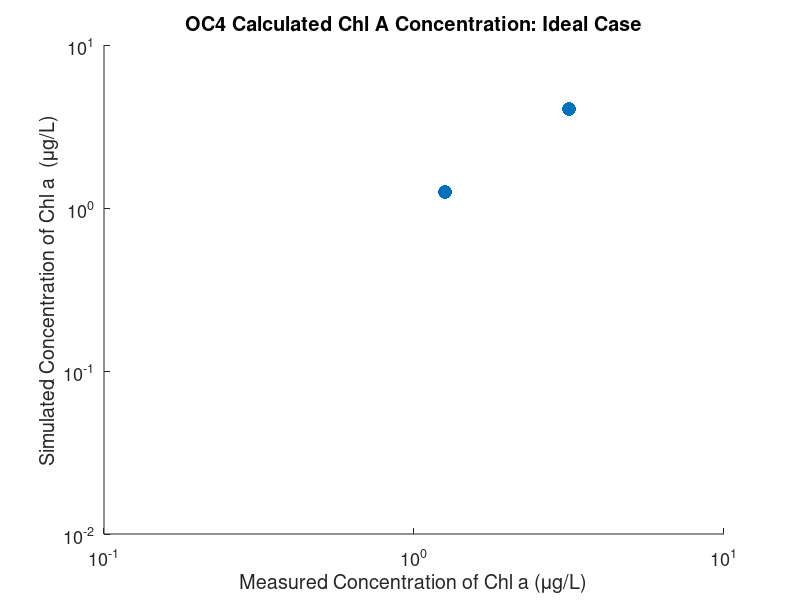

Source code (MATLAB): (Note: this script raises an error after producing the figure.)
%This is a test to see if pushing from master will save last commmit
clc;
%clear all;
% input data, put all input data here, so that we can easily input all of
% the different parameters, I should somehow force the user to input
% correctly 


%set the camera paramters here
fullWellCapacity = 16408; %Camera Specific 
electronsPerPixel=0; % Sets initial electrons per pixel
%exposure = 10*10^-6 + .015

%create arrays 
loopCounter=0
iterations=200
electronsPerPixel_Exposure550=zeros(iterations,10);
sensitivity550=zeros(iterations,10);

%more output array setup
outputCell{1,2}='Electrons per pixel';
photonCountLoc=2
photonShotNoiseLoc=3
electronCountLoc=4;
fullWellCapExcLoc=5;
absSensLoc=6;
SNRWarningLoc=7;
overallSNRLoc=8;
countedPhotonLoc=9
inputRadianceLoc=10
calculatedRadianceLoc=11
calculatedRrsLoc=12
calculatedConcentration_OC4Loc=13
calculatedConcentration_Camera_OC4Loc=14
calculatedRrsSLoc = 15
calculatedChlaSLoc = 16
calculatedRrsDLoc = 17
calculatedChlaDLoc = 18

outputCell=cell(11,3);
outputCell{1,1}='Water Leaving Radiances From 0 to 50 mg/m^3 using a 1380H Camera';
outputCell{electronCountLoc,1}='Electron Count';%'Full Well Capacity';'OverallS SNR';'Absolute Sensitivity']
outputCell{fullWellCapExcLoc,1}='Full Well Capacity Exceeded?';
outputCell{absSensLoc,1}='Absolute Sensitivity';
outputCell{overallSNRLoc,1}='Overall SNR';
outputCell{SNRWarningLoc,1}='Below 7 SNR ratio?';
outputCell{photonCountLoc,1}='Photon Count';
outputCell{photonShotNoiseLoc,1}='photon shot noise';
outputCell{countedPhotonLoc,1}='Counted photons after bit representation';
outputCell{inputRadianceLoc,1} = 'input radiance';
outputCell{calculatedRadianceLoc,1} = 'calcualted radiance';
outputCell{calculatedRrsLoc,1} = 'calcualted Rrs)';
outputCell{calculatedConcentration_OC4Loc,1} = 'calcualted chl a OC4';
outputCell{calculatedConcentration_Camera_OC4Loc,1} = 'calcualted Chl a From Camera OC4';
outputCell{calculatedRrsSLoc,1} = 'calcualted Rrs Including Shot noise';
outputCell{calculatedChlaSLoc,1} = 'calcualted Chl a Including Shot noise (95%)';

outputCell{calculatedRrsDLoc,1} = 'calcualted Rrs Including Shot noise (-)';
outputCell{calculatedChlaDLoc,1} = 'calcualted Chl a Including Shot noise (95%) (-)';
outputCell{1,2}='440 at 0 ug/L';%'Full Well Capacity';'OverallS SNR';'Absolute Sensitivity']
outputCell{1,3}='550 at 0 ug/L';
outputCell{1,4}='510 at 5 ug/L';
outputCell{1,5}='550 at 5 ug/L';
outputCell{1,6}='510 at 10 ug/L';
outputCell{1,7}='550 at 10 ug/L';
outputCell{1,8}='440 at 1 ug/L';
outputCell{1,9}='550 at 1 ug/L';
outputCell{1,10}='440 at .1 ug/L';
outputCell{1,11}='550 at .1 ug/L';
outputCell{1,12}='440 at .5 ug/L';
outputCell{1,13}='550 at .5 ug/L';

minNumber443=2;
maxNumber443=3;
minNumber550=4;
maxNumber550=5;
minNumber680=6;
maxNumber680=7;
minNumber760=8;
maxNumber760=9;

%Varying Constraints
SNRWarningLevel = 7
%physics dependent variables min/max ar 443, 550, 680, 760 nm
% inputRadiance1=.001; %W/m^2/sr/nm
% inputRadiance2=.045; %W/m^2/sr/nm
% inputRadiance3=.001; %W/m^2/sr/nm
% inputRadiance4=.01;  %W/m^2/sr/nm
% inputRadiance5=.00008;
% inputRadiance6=.01;
% inputRadiance7=.000005;
% inputRadiance8=.003;
% 
%input radiance from graph -at 550 nm over different concentrations
% inputRadiance1=.001; %W/m^2/sr/nm
% inputRadiance2=.002; %W/m^2/sr/nm
% inputRadiance3=.0025; %W/m^2/sr/nm
% inputRadiance4=.0025;  %W/m^2/sr/nm
% inputRadiance5=.003;
% inputRadiance6=.0035;
% inputRadiance7=.01;
% inputRadiance8=.01;

%input radiance from graph -at concentration of 10 micrograms per liter nm over different concentrations
inputRadiance1=.028; %W/m^2/sr/nm 440nm at 0 ug/L 1 5 6 4 2 3 
inputRadiance2=.002; %W/m^2/sr/nm 550n at 0 ug/L
inputRadiance3=.002; %W/m^2/sr/nm 510nm at 5 ug/L 2
inputRadiance4=.003;  %W/m^2/sr/nm 550nm at 5 ug/L
inputRadiance5=.0023; %W/m^2/sr/nm 510n at 10 ug/L 3 
inputRadiance6=.00325; %W/m^2/sr/nm 550n at 10 ug/L
inputRadiance7=.0023; %W/m^2/sr/nm 440 at 1 ug/L 4
inputRadiance8=.0023;  %W/m^2/sr/nm 550 at 1 ug/L
inputRadiance9=.01; %W/m^2/sr/nm 440 at .1 ug/L 5 
inputRadiance10=.00225;  %W/m^2/sr/nm 550 at .1 ug/L
inputRadiance11=.004; %W/m^2/sr/nm 440 at .5 ug/L 6 
inputRadiance12=.0029;  %W/m^2/sr/nm 550 at .5 ug/L



radianceMatrix=[inputRadiance1;inputRadiance2; inputRadiance3;inputRadiance4;inputRadiance5;inputRadiance6;inputRadiance7;inputRadiance8;inputRadiance9;inputRadiance10;inputRadiance11;inputRadiance12]%;inputRadiance4;inputRadiance5;inputRadiance6;inputRadiance7;inputRadiance8];
conversionFactor = (1/1000)*(10000/1)*(1/1000)%mW/cm^2/microMeter/sr to W/m^2/sr/nm

%
c=3 * 10^8;
h=6.626 * 10^-34;
wavelengthMatrix = [440;550;510;550;510;550;440;550;440;550;440;550].* 10^-9;
typicalWavespeed = 2.5 ; %m/s speed of oean waves
desiredFOVWidth = 200; %meters

%atmospheric path radiance from ocean optics figure 2 http://www.oceanopticsbook.info/view/remote_sensing/the_atmospheric_correction_problem
atmosphericPathRadianceMatrix = [.005/15;.005/30;.005/30;.005/30;.005/30;.005/30;.005/15;.005/30;.005/15;.005/30;.005/15;.005/30;] % w/m^2/nm
%atmosphericPathRadianceMatrix = [0;0;0;0;0;0;0;0;0;0;0;0;] % w/m^2/nm

%Operationally dependent variables
altitude=100; %meters, the FAAA has a 400 foot maximum currently
numberOfCameras = 2; %system calculations
flightDuration = 1; %hours

%Camera dependent variables
bytesPerPixel = 2;
bitCount= 12;
counts=2^bitCount
electronsPerCount=fullWellCapacity/counts; %correct?

%Interface dependent variables
maxByteRate = 80 * 10^6;

%Light Sensor dependent variables
pixelWidth= 6.45*10^-6; %meters. generally 5-10 um, same height/width
pixelHeight= pixelWidth;%125*10^-6;
pixelArea=pixelWidth^2;%*pixelHeight; %meters
transmissionCoefficient= 80; %paper said generally 70-90% (aka optical efficiency of the sensor
opticalElementEfficiency=.92*.93*.93*.62*.85%percent of light that gets through the optical elements (window (n-bk7 92%),dichroic (93%),bandpass,lens (93%),IRfilter)
sensorHeight = 6.6*10^-3;
sensorWidth  = 8.8*10^-3;
pixelCount=1384*1036;
quantumEfficiency525 = .65;
quantumEfficiency=[.61,.62,.64,.62,.64,.62,.61,.62,.61,.62,.61,.62] %icx285 http://blog.astrofotky.cz/pavelpech/files/2013/03/QE_PBernhard.jpg at 510/550/440/550
%quantumEfficiency = [quantumEfficiency525*.7;quantumEfficiency525*.7;quantumEfficiency525;quantumEfficiency525;quantumEfficiency525*.75;quantumEfficiency525*.75;quantumEfficiency525*.5;quantumEfficiency525*.5]
%fullWellCapacity = 16408;
electronCurrent=5 ;%electrons/second, dependent on temperature
readNoise = 11.9;
%readNoise = 0
%Optics dependent variables
focalLength = 25*10^-3; %meters Larger focal length gives better resolution
fNumber=1.4;
diameterOfAperture = focalLength/fNumber;
viewingAngle= 2*atan(sensorWidth/(2*focalLength))*180/pi/2; %atleast 114.2 degrees for f = .005
filterBandwidth = 10; %nanometers
%exposure = 5*10^-3;

% calculated geometries
FOVWidth=altitude*tan(viewingAngle/180*pi*2/2)*2;
FOVHeight = FOVWidth*40.16/52.06
FOVDiagonal = sqrt(FOVWidth^2+FOVHeight^2)
stationaryResolution= FOVWidth^2/(pixelCount)*10000;%centimeters squared per pixel

%Optimal focal length calculator
 magnification=sensorWidth/FOVWidth;
 calculatedRequiredFocalLength = (sensorWidth*altitude)/(desiredFOVWidth);
 finiteFNumber=fNumber*(magnification+1);
 
 if(finiteFNumber>fNumber*1.05)
     disp('Warning: Finite F Number significantly larger than infinite fNumber');
 end
 
 focalLength400 = .98*focalLength;
 focalLength550 = 1.005*focalLength;
 focalLength700 = 1.02*focalLength;
 focalLengthDifference=focalLength700-focalLength400;
 
 %power consumption calculator
 microcontrollerPowerConsumption=5; %watts
 cameraPowerConsumption = 3.5; %watts
 hardwarePowerConsumption = 1.5 %watts, exaggerated
 
 totalPowerConsumption=numberOfCameras*(cameraPowerConsumption)+ hardwarePowerConsumption + microcontrollerPowerConsumption*numberOfCameras; %watts

 totalEnergy = totalPowerConsumption*flightDuration; %watt*hours (Joules)
 
 %goes through multiple exposure values
% electronsPerPixel_Exposure{loopCounter+1,2} = 0;
%while(exposure < .03*200/150)
%setup of output matrix

%downwelling radiance at the ocean surface for 30 degrees from zenith,
%calculated from input
downwellingIrradiance_30 = [1.15, 1.45, 1.45, 1.45,1.45, 1.45, 1.15, 1.45,1.15, 1.45,1.15, 1.45]%W per meter squared per nanometer. 510, 550, 680, 760,,, 510 =1.45

remoteSensingReflectance = [radianceMatrix(1)/downwellingIrradiance_30(1),radianceMatrix(2)/downwellingIrradiance_30(2)] %440/550
a_coeff=[.3255,-2.7677,2.4409,-1.1288,-.499]
log_10_chla= a_coeff(1)+a_coeff(2)*log10(remoteSensingReflectance(1)/remoteSensingReflectance(2))^1+a_coeff(3)*log10(remoteSensingReflectance(1)/remoteSensingReflectance(2))^2+a_coeff(4)*log10(remoteSensingReflectance(1)/remoteSensingReflectance(2))^3+a_coeff(5)*log10(remoteSensingReflectance(1)/remoteSensingReflectance(2))^4
chl_a_concentration = 10^(log_10_chla) %mg/m^3 or ug/L
outputCell{calculatedConcentration_OC4Loc,2} = chl_a_concentration;

remoteSensingReflectance = [radianceMatrix(3)/downwellingIrradiance_30(3),radianceMatrix(4)/downwellingIrradiance_30(4)] %440/550
a_coeff=[.3255,-2.7677,2.4409,-1.1288,-.499]
log_10_chla= a_coeff(1)+a_coeff(2)*log10(remoteSensingReflectance(1)/remoteSensingReflectance(2))^1+a_coeff(3)*log10(remoteSensingReflectance(1)/remoteSensingReflectance(2))^2+a_coeff(4)*log10(remoteSensingReflectance(1)/remoteSensingReflectance(2))^3+a_coeff(5)*log10(remoteSensingReflectance(1)/remoteSensingReflectance(2))^4
chl_a_concentration = 10^(log_10_chla) %mg/m^3 or ug/L
outputCell{calculatedConcentration_OC4Loc,4} = chl_a_concentration;

remoteSensingReflectance = [radianceMatrix(5)/downwellingIrradiance_30(5),radianceMatrix(6)/downwellingIrradiance_30(6)] %440/550
a_coeff=[.3255,-2.7677,2.4409,-1.1288,-.499]
log_10_chla= a_coeff(1)+a_coeff(2)*log10(remoteSensingReflectance(1)/remoteSensingReflectance(2))^1+a_coeff(3)*log10(remoteSensingReflectance(1)/remoteSensingReflectance(2))^2+a_coeff(4)*log10(remoteSensingReflectance(1)/remoteSensingReflectance(2))^3+a_coeff(5)*log10(remoteSensingReflectance(1)/remoteSensingReflectance(2))^4
chl_a_concentration = 10^(log_10_chla) %mg/m^3 or ug/L
outputCell{calculatedConcentration_OC4Loc,6} = chl_a_concentration;

remoteSensingReflectance = [radianceMatrix(7)/downwellingIrradiance_30(7),radianceMatrix(8)/downwellingIrradiance_30(8)] %440/550
a_coeff=[.3255,-2.7677,2.4409,-1.1288,-.499]
log_10_chla= a_coeff(1)+a_coeff(2)*log10(remoteSensingReflectance(1)/remoteSensingReflectance(2))^1+a_coeff(3)*log10(remoteSensingReflectance(1)/remoteSensingReflectance(2))^2+a_coeff(4)*log10(remoteSensingReflectance(1)/remoteSensingReflectance(2))^3+a_coeff(5)*log10(remoteSensingReflectance(1)/remoteSensingReflectance(2))^4
chl_a_concentration = 10^(log_10_chla) %mg/m^3 or ug/L
outputCell{calculatedConcentration_OC4Loc,8} = chl_a_concentration;

remoteSensingReflectance = [radianceMatrix(9)/downwellingIrradiance_30(9),radianceMatrix(10)/downwellingIrradiance_30(10)] %440/550
a_coeff=[.3255,-2.7677,2.4409,-1.1288,-.499]
log_10_chla= a_coeff(1)+a_coeff(2)*log10(remoteSensingReflectance(1)/remoteSensingReflectance(2))^1+a_coeff(3)*log10(remoteSensingReflectance(1)/remoteSensingReflectance(2))^2+a_coeff(4)*log10(remoteSensingReflectance(1)/remoteSensingReflectance(2))^3+a_coeff(5)*log10(remoteSensingReflectance(1)/remoteSensingReflectance(2))^4
chl_a_concentration = 10^(log_10_chla) %mg/m^3 or ug/L
outputCell{calculatedConcentration_OC4Loc,10} = chl_a_concentration;

remoteSensingReflectance = [radianceMatrix(11)/downwellingIrradiance_30(11),radianceMatrix(12)/downwellingIrradiance_30(12)] %440/550
a_coeff=[.3255,-2.7677,2.4409,-1.1288,-.499]
log_10_chla= a_coeff(1)+a_coeff(2)*log10(remoteSensingReflectance(1)/remoteSensingReflectance(2))^1+a_coeff(3)*log10(remoteSensingReflectance(1)/remoteSensingReflectance(2))^2+a_coeff(4)*log10(remoteSensingReflectance(1)/remoteSensingReflectance(2))^3+a_coeff(5)*log10(remoteSensingReflectance(1)/remoteSensingReflectance(2))^4
chl_a_concentration = 10^(log_10_chla) %mg/m^3 or ug/L
outputCell{calculatedConcentration_OC4Loc,12} = chl_a_concentration;

exposure=10*10^-3

for(matrixValue=1:length(radianceMatrix))
    
darkNoise=(electronCurrent*exposure)^.5;
   %darkNoise=0
%Calculated energy/power quantities
powerPerPixel = (radianceMatrix(matrixValue)+atmosphericPathRadianceMatrix(matrixValue))*stationaryResolution/10000*transmissionCoefficient/100*opticalElementEfficiency*pi*diameterOfAperture^2/(4*altitude^2)*filterBandwidth   %Watts
energyPerPixel = powerPerPixel*exposure
energyOfAPhoton = c*h/wavelengthMatrix(matrixValue)
photonsPerPixel = energyPerPixel/energyOfAPhoton
photonShotNoiseRandom=round(normrnd(0,sqrt(photonsPerPixel)))
electronsPerPixel = (photonsPerPixel)*quantumEfficiency(matrixValue)+darkNoise+readNoise % add in photon shot noise


%reconstruction
totalSignalAsBits = round(electronsPerPixel/electronsPerCount) %round for integer number 
%totalSignalAsBits = (electronsPerPixel/electronsPerCount) %round for integer number 
bitsToElectrons = round(totalSignalAsBits*electronsPerCount) 
%bitsToElectrons = (totalSignalAsBits*electronsPerCount) 

electronsToPhotons = bitsToElectrons/quantumEfficiency(matrixValue) %
%outputCell{countedPhotonLoc,matrixValue+1} = electronsToPhotons(matrixValue);
calculatedEnergyPerPixel= energyOfAPhoton*electronsToPhotons
calculatedPowerPerPixel = calculatedEnergyPerPixel/exposure
radianceFromPower = calculatedPowerPerPixel/(stationaryResolution/10000*transmissionCoefficient/100*opticalElementEfficiency*pi*diameterOfAperture^2/(4*altitude^2)*filterBandwidth)
calculatedRemoteSensingReflectance = radianceFromPower/downwellingIrradiance_30(matrixValue)

    %including the photon shot noise
    electronsPerPixelS = (photonsPerPixel+1.96*sqrt(photonsPerPixel))*quantumEfficiency(matrixValue)+darkNoise+readNoise % add in photon shot noise

    totalSignalAsBitsS = round(electronsPerPixelS/electronsPerCount) %round for integer number 
    bitsToElectronsS = round(totalSignalAsBitsS*electronsPerCount) 
    electronsToPhotonsS = bitsToElectronsS/quantumEfficiency(matrixValue) %
    %outputCell{countedPhotonLoc,matrixValue+1} = electronsToPhotons(matrixValue);
    calculatedEnergyPerPixelS= energyOfAPhoton*electronsToPhotonsS
    calculatedPowerPerPixelS = calculatedEnergyPerPixelS/exposure
    radianceFromPowerS = calculatedPowerPerPixelS/(stationaryResolution/10000*transmissionCoefficient/100*opticalElementEfficiency*pi*diameterOfAperture^2/(4*altitude^2)*filterBandwidth)
    calculatedRemoteSensingReflectanceS = radianceFromPowerS/downwellingIrradiance_30(matrixValue)



    %including the photon shot noise
    electronsPerPixelD = (photonsPerPixel-1.96*sqrt(photonsPerPixel))*quantumEfficiency(matrixValue)+darkNoise+readNoise % add in photon shot noise

    totalSignalAsBitsD = round(electronsPerPixelD/electronsPerCount) %round for integer number 
    bitsToElectronsD = round(totalSignalAsBitsD*electronsPerCount) 
    electronsToPhotonsD = bitsToElectronsD/quantumEfficiency(matrixValue) %
    %outputCell{countedPhotonLoc,matrixValue+1} = electronsToPhotons(matrixValue);
    calculatedEnergyPerPixelD= energyOfAPhoton*electronsToPhotonsD
    calculatedPowerPerPixelD = calculatedEnergyPerPixelD/exposure
    radianceFromPowerD = calculatedPowerPerPixelD/(stationaryResolution/10000*transmissionCoefficient/100*opticalElementEfficiency*pi*diameterOfAperture^2/(4*altitude^2)*filterBandwidth)
    calculatedRemoteSensingReflectanceD = radianceFromPowerD/downwellingIrradiance_30(matrixValue)




% electronsPerPixel_Exposure[loopCounter,loopCounter]=[exposure,electronsPerPixel]
    electronsPerPixel_Exposure550(loopCounter+1,1) = exposure;
    sensitivity550(loopCounter+1,1)=exposure;
    electronsPerPixel_Exposure550(loopCounter+1,matrixValue+1)= electronsPerPixel;
    
%calculated noise and SNR
diffractionLimit =1/(fNumber*wavelengthMatrix(matrixValue)*1000); %line pairs/mm
airyDiskDiameter=2.44*fNumber*wavelengthMatrix(matrixValue); %size of the bright spot in the center of the image, pixel size should be larger than this
if( airyDiskDiameter > pixelWidth)
    disp('Airy Disk Diameter limited');
end
nyquistFrequency = 1/(pixelWidth*2);                %line pairs per mm
snrOfLight=photonsPerPixel^.5 ;                %accurate? from sensitivity of digital
snrOfImage=quantumEfficiency(matrixValue)^.5*snrOfLight;    %accurate? from sensitivity of digital
snrMax = fullWellCapacity^.5;                  %accurate? from sensitivity of digital

%noise sources and SNR
darkNoise=(electronCurrent*exposure)^.5;
photonShotNoise = (quantumEfficiency(matrixValue)*photonsPerPixel)^.5;
% add in random photon shot noise
photonShotNoiseRandGauss =round(normrnd(photonsPerPixel,photonsPerPixel)) %photon shot noise is a gaussian distributed signal
%
effectiveTotalNoise = (darkNoise^2+photonShotNoise^2+readNoise^2)^.5;
%overallSNR = photonsPerPixel/effectiveTotalNoise; %MOST accurate
overallSNR = photonsPerPixel*quantumEfficiency(matrixValue)/(photonsPerPixel*quantumEfficiency(matrixValue)+electronCurrent*exposure+readNoise)^.5; %FROM https://micro.magnet.fsu.edu/primer/digitalimaging/concepts/ccdsnr.html
absoluteSensitivity = effectiveTotalNoise/quantumEfficiency(matrixValue); %minimum photon countfor signal to match noise level, accurate?

sensitivity550(loopCounter+1,matrixValue+1)=effectiveTotalNoise*(counts/fullWellCapacity)*(radianceMatrix(matrixValue)/(counts));

electronsPerPixel_Exposure550(loopCounter+1,10)= effectiveTotalNoise;
%calculated interface values
maximumFPS = maxByteRate/(numberOfCameras*pixelCount*bytesPerPixel);

%Sanity Checks
if(electronsPerPixel>fullWellCapacity)
    fullWellCapacityExceeded = 'Yes';
    disp('Full well capacity exceeded')
else
     fullWellCapacityExceeded = 'No';
    disp('Within full well capacity bound')
end

if(overallSNR<SNRWarningLevel)
    SNRWarningLevelExceeded = 'Yes';
    disp('SNR Warning Level exceeded')
else
     SNRWarningLevelExceeded = 'No';
    disp('Within SNR Warning Level')
end

outputCell{electronCountLoc,matrixValue+1} = electronsPerPixel;
outputCell{fullWellCapExcLoc,matrixValue+1} = fullWellCapacityExceeded;
outputCell{absSensLoc,matrixValue+1} = absoluteSensitivity;
outputCell{overallSNRLoc,matrixValue+1} = overallSNR;
outputCell{SNRWarningLoc,matrixValue+1} = SNRWarningLevelExceeded;
outputCell{photonCountLoc,matrixValue+1} = photonsPerPixel;
outputCell{photonShotNoiseLoc,matrixValue+1} = photonShotNoiseRandom;
outputCell{inputRadianceLoc,matrixValue+1} = radianceMatrix(matrixValue);
outputCell{calculatedRadianceLoc,matrixValue+1} = radianceFromPower;
outputCell{calculatedRrsLoc,matrixValue+1} = calculatedRemoteSensingReflectance;

outputCell{calculatedRrsSLoc,matrixValue+1} = calculatedRemoteSensingReflectanceS;
outputCell{calculatedRrsDLoc,matrixValue+1} = calculatedRemoteSensingReflectanceD;
end

%Calculated chl concentration with quantization, noise, and atmospheric
%path radiance
%calculated from camera
calculatedRemoteSensingReflectance =[outputCell{calculatedRrsLoc,2},outputCell{calculatedRrsLoc,3}]
a_coeff=[.3255,-2.7677,2.4409,-1.1288,-.499]
log_10_chla= a_coeff(1)+a_coeff(2)*log10(calculatedRemoteSensingReflectance(1)/calculatedRemoteSensingReflectance(2))^1+a_coeff(3)*log10(calculatedRemoteSensingReflectance(1)/calculatedRemoteSensingReflectance(2))^2+a_coeff(4)*log10(calculatedRemoteSensingReflectance(1)/calculatedRemoteSensingReflectance(2))^3+a_coeff(5)*log10(calculatedRemoteSensingReflectance(1)/calculatedRemoteSensingReflectance(2))^4
chl_a_concentration_calculated = 10^(log_10_chla) %mg/m^3 or ug/L
outputCell{calculatedConcentration_Camera_OC4Loc,2} = chl_a_concentration_calculated;
%calculated from camera
calculatedRemoteSensingReflectance =[outputCell{calculatedRrsLoc,4},outputCell{calculatedRrsLoc,5}]
a_coeff=[.3255,-2.7677,2.4409,-1.1288,-.499]
log_10_chla= a_coeff(1)+a_coeff(2)*log10(calculatedRemoteSensingReflectance(1)/calculatedRemoteSensingReflectance(2))^1+a_coeff(3)*log10(calculatedRemoteSensingReflectance(1)/calculatedRemoteSensingReflectance(2))^2+a_coeff(4)*log10(calculatedRemoteSensingReflectance(1)/calculatedRemoteSensingReflectance(2))^3+a_coeff(5)*log10(calculatedRemoteSensingReflectance(1)/calculatedRemoteSensingReflectance(2))^4
chl_a_concentration_calculated = 10^(log_10_chla) %mg/m^3 or ug/L
outputCell{calculatedConcentration_Camera_OC4Loc,4} = chl_a_concentration_calculated;
%calculated from camera
calculatedRemoteSensingReflectance =[outputCell{calculatedRrsLoc,6},outputCell{calculatedRrsLoc,7}]
a_coeff=[.3255,-2.7677,2.4409,-1.1288,-.499]
log_10_chla= a_coeff(1)+a_coeff(2)*log10(calculatedRemoteSensingReflectance(1)/calculatedRemoteSensingReflectance(2))^1+a_coeff(3)*log10(calculatedRemoteSensingReflectance(1)/calculatedRemoteSensingReflectance(2))^2+a_coeff(4)*log10(calculatedRemoteSensingReflectance(1)/calculatedRemoteSensingReflectance(2))^3+a_coeff(5)*log10(calculatedRemoteSensingReflectance(1)/calculatedRemoteSensingReflectance(2))^4
chl_a_concentration_calculated = 10^(log_10_chla) %mg/m^3 or ug/L
outputCell{calculatedConcentration_Camera_OC4Loc,6} = chl_a_concentration_calculated;
%calculated from camera
calculatedRemoteSensingReflectance =[outputCell{calculatedRrsLoc,8},outputCell{calculatedRrsLoc,9}]
a_coeff=[.3255,-2.7677,2.4409,-1.1288,-.499]
log_10_chla= a_coeff(1)+a_coeff(2)*log10(calculatedRemoteSensingReflectance(1)/calculatedRemoteSensingReflectance(2))^1+a_coeff(3)*log10(calculatedRemoteSensingReflectance(1)/calculatedRemoteSensingReflectance(2))^2+a_coeff(4)*log10(calculatedRemoteSensingReflectance(1)/calculatedRemoteSensingReflectance(2))^3+a_coeff(5)*log10(calculatedRemoteSensingReflectance(1)/calculatedRemoteSensingReflectance(2))^4
chl_a_concentration_calculated = 10^(log_10_chla) %mg/m^3 or ug/L
outputCell{calculatedConcentration_Camera_OC4Loc,8} = chl_a_concentration_calculated;
%calculated from camera
calculatedRemoteSensingReflectance =[outputCell{calculatedRrsLoc,10},outputCell{calculatedRrsLoc,11}]
a_coeff=[.3255,-2.7677,2.4409,-1.1288,-.499]
log_10_chla= a_coeff(1)+a_coeff(2)*log10(calculatedRemoteSensingReflectance(1)/calculatedRemoteSensingReflectance(2))^1+a_coeff(3)*log10(calculatedRemoteSensingReflectance(1)/calculatedRemoteSensingReflectance(2))^2+a_coeff(4)*log10(calculatedRemoteSensingReflectance(1)/calculatedRemoteSensingReflectance(2))^3+a_coeff(5)*log10(calculatedRemoteSensingReflectance(1)/calculatedRemoteSensingReflectance(2))^4
chl_a_concentration_calculated = 10^(log_10_chla) %mg/m^3 or ug/L
outputCell{calculatedConcentration_Camera_OC4Loc,10} = chl_a_concentration_calculated;
%calculated from camera
calculatedRemoteSensingReflectance =[outputCell{calculatedRrsLoc,12},outputCell{calculatedRrsLoc,13}]
a_coeff=[.3255,-2.7677,2.4409,-1.1288,-.499]
log_10_chla= a_coeff(1)+a_coeff(2)*log10(calculatedRemoteSensingReflectance(1)/calculatedRemoteSensingReflectance(2))^1+a_coeff(3)*log10(calculatedRemoteSensingReflectance(1)/calculatedRemoteSensingReflectance(2))^2+a_coeff(4)*log10(calculatedRemoteSensingReflectance(1)/calculatedRemoteSensingReflectance(2))^3+a_coeff(5)*log10(calculatedRemoteSensingReflectance(1)/calculatedRemoteSensingReflectance(2))^4
chl_a_concentration_calculated = 10^(log_10_chla) %mg/m^3 or ug/L
outputCell{calculatedConcentration_Camera_OC4Loc,12} = chl_a_concentration_calculated;

%including shot noise (positive)
%calculated from camera
calculatedRemoteSensingReflectance =[outputCell{calculatedRrsSLoc,2},outputCell{calculatedRrsSLoc,3}]
a_coeff=[.3255,-2.7677,2.4409,-1.1288,-.499]
log_10_chla= a_coeff(1)+a_coeff(2)*log10(calculatedRemoteSensingReflectance(1)/calculatedRemoteSensingReflectance(2))^1+a_coeff(3)*log10(calculatedRemoteSensingReflectance(1)/calculatedRemoteSensingReflectance(2))^2+a_coeff(4)*log10(calculatedRemoteSensingReflectance(1)/calculatedRemoteSensingReflectance(2))^3+a_coeff(5)*log10(calculatedRemoteSensingReflectance(1)/calculatedRemoteSensingReflectance(2))^4
chl_a_concentration_calculated = 10^(log_10_chla) %mg/m^3 or ug/L
outputCell{calculatedChlaSLoc,2} = chl_a_concentration_calculated;
%calculated from camera
calculatedRemoteSensingReflectance = [outputCell{calculatedRrsSLoc,4},outputCell{calculatedRrsSLoc,5}];
a_coeff=[.3255,-2.7677,2.4409,-1.1288,-.499]
log_10_chla= a_coeff(1)+a_coeff(2)*log10(calculatedRemoteSensingReflectance(1)/calculatedRemoteSensingReflectance(2))^1+a_coeff(3)*log10(calculatedRemoteSensingReflectance(1)/calculatedRemoteSensingReflectance(2))^2+a_coeff(4)*log10(calculatedRemoteSensingReflectance(1)/calculatedRemoteSensingReflectance(2))^3+a_coeff(5)*log10(calculatedRemoteSensingReflectance(1)/calculatedRemoteSensingReflectance(2))^4
chl_a_concentration_calculated = 10^(log_10_chla) %mg/m^3 or ug/L
outputCell{calculatedChlaSLoc,4} = chl_a_concentration_calculated;
%calculated from camera
calculatedRemoteSensingReflectance =[outputCell{calculatedRrsSLoc,6},outputCell{calculatedRrsSLoc,7}]
a_coeff=[.3255,-2.7677,2.4409,-1.1288,-.499]
log_10_chla= a_coeff(1)+a_coeff(2)*log10(calculatedRemoteSensingReflectance(1)/calculatedRemoteSensingReflectance(2))^1+a_coeff(3)*log10(calculatedRemoteSensingReflectance(1)/calculatedRemoteSensingReflectance(2))^2+a_coeff(4)*log10(calculatedRemoteSensingReflectance(1)/calculatedRemoteSensingReflectance(2))^3+a_coeff(5)*log10(calculatedRemoteSensingReflectance(1)/calculatedRemoteSensingReflectance(2))^4
chl_a_concentration_calculated = 10^(log_10_chla) %mg/m^3 or ug/L
outputCell{calculatedChlaSLoc,6} = chl_a_concentration_calculated;
%calculated from camera
calculatedRemoteSensingReflectance =[outputCell{calculatedRrsSLoc,8},outputCell{calculatedRrsSLoc,9}]
a_coeff=[.3255,-2.7677,2.4409,-1.1288,-.499]
log_10_chla= a_coeff(1)+a_coeff(2)*log10(calculatedRemoteSensingReflectance(1)/calculatedRemoteSensingReflectance(2))^1+a_coeff(3)*log10(calculatedRemoteSensingReflectance(1)/calculatedRemoteSensingReflectance(2))^2+a_coeff(4)*log10(calculatedRemoteSensingReflectance(1)/calculatedRemoteSensingReflectance(2))^3+a_coeff(5)*log10(calculatedRemoteSensingReflectance(1)/calculatedRemoteSensingReflectance(2))^4
chl_a_concentration_calculated = 10^(log_10_chla) %mg/m^3 or ug/L
outputCell{calculatedChlaSLoc,8} = chl_a_concentration_calculated;
%calculated from camera
calculatedRemoteSensingReflectance =[outputCell{calculatedRrsSLoc,10},outputCell{calculatedRrsSLoc,11}]
a_coeff=[.3255,-2.7677,2.4409,-1.1288,-.499]
log_10_chla= a_coeff(1)+a_coeff(2)*log10(calculatedRemoteSensingReflectance(1)/calculatedRemoteSensingReflectance(2))^1+a_coeff(3)*log10(calculatedRemoteSensingReflectance(1)/calculatedRemoteSensingReflectance(2))^2+a_coeff(4)*log10(calculatedRemoteSensingReflectance(1)/calculatedRemoteSensingReflectance(2))^3+a_coeff(5)*log10(calculatedRemoteSensingReflectance(1)/calculatedRemoteSensingReflectance(2))^4
chl_a_concentration_calculated = 10^(log_10_chla) %mg/m^3 or ug/L
outputCell{calculatedChlaSLoc,10} = chl_a_concentration_calculated;
%calculated from camera
calculatedRemoteSensingReflectance =[outputCell{calculatedRrsSLoc,12},outputCell{calculatedRrsSLoc,13}]
a_coeff=[.3255,-2.7677,2.4409,-1.1288,-.499]
log_10_chla= a_coeff(1)+a_coeff(2)*log10(calculatedRemoteSensingReflectance(1)/calculatedRemoteSensingReflectance(2))^1+a_coeff(3)*log10(calculatedRemoteSensingReflectance(1)/calculatedRemoteSensingReflectance(2))^2+a_coeff(4)*log10(calculatedRemoteSensingReflectance(1)/calculatedRemoteSensingReflectance(2))^3+a_coeff(5)*log10(calculatedRemoteSensingReflectance(1)/calculatedRemoteSensingReflectance(2))^4
chl_a_concentration_calculated = 10^(log_10_chla) %mg/m^3 or ug/L
outputCell{calculatedChlaSLoc,12} = chl_a_concentration_calculated;

%including shot noise (negative)
%calculated from camera
calculatedRemoteSensingReflectance =[outputCell{calculatedRrsDLoc,2},outputCell{calculatedRrsDLoc,3}]
a_coeff=[.3255,-2.7677,2.4409,-1.1288,-.499]
log_10_chla= a_coeff(1)+a_coeff(2)*log10(calculatedRemoteSensingReflectance(1)/calculatedRemoteSensingReflectance(2))^1+a_coeff(3)*log10(calculatedRemoteSensingReflectance(1)/calculatedRemoteSensingReflectance(2))^2+a_coeff(4)*log10(calculatedRemoteSensingReflectance(1)/calculatedRemoteSensingReflectance(2))^3+a_coeff(5)*log10(calculatedRemoteSensingReflectance(1)/calculatedRemoteSensingReflectance(2))^4
chl_a_concentration_calculated = 10^(log_10_chla) %mg/m^3 or ug/L
outputCell{calculatedChlaDLoc,2} = chl_a_concentration_calculated;
%calculated from camera
calculatedRemoteSensingReflectance =[outputCell{calculatedRrsDLoc,4},outputCell{calculatedRrsDLoc,5}]
a_coeff=[.3255,-2.7677,2.4409,-1.1288,-.499]
log_10_chla= a_coeff(1)+a_coeff(2)*log10(calculatedRemoteSensingReflectance(1)/calculatedRemoteSensingReflectance(2))^1+a_coeff(3)*log10(calculatedRemoteSensingReflectance(1)/calculatedRemoteSensingReflectance(2))^2+a_coeff(4)*log10(calculatedRemoteSensingReflectance(1)/calculatedRemoteSensingReflectance(2))^3+a_coeff(5)*log10(calculatedRemoteSensingReflectance(1)/calculatedRemoteSensingReflectance(2))^4
chl_a_concentration_calculated = 10^(log_10_chla) %mg/m^3 or ug/L
outputCell{calculatedChlaDLoc,4} = chl_a_concentration_calculated;
%calculated from camera
calculatedRemoteSensingReflectance =[outputCell{calculatedRrsDLoc,6},outputCell{calculatedRrsDLoc,7}]
a_coeff=[.3255,-2.7677,2.4409,-1.1288,-.499]
log_10_chla= a_coeff(1)+a_coeff(2)*log10(calculatedRemoteSensingReflectance(1)/calculatedRemoteSensingReflectance(2))^1+a_coeff(3)*log10(calculatedRemoteSensingReflectance(1)/calculatedRemoteSensingReflectance(2))^2+a_coeff(4)*log10(calculatedRemoteSensingReflectance(1)/calculatedRemoteSensingReflectance(2))^3+a_coeff(5)*log10(calculatedRemoteSensingReflectance(1)/calculatedRemoteSensingReflectance(2))^4
chl_a_concentration_calculated = 10^(log_10_chla) %mg/m^3 or ug/L
outputCell{calculatedChlaDLoc,6} = chl_a_concentration_calculated;
%calculated from camera
calculatedRemoteSensingReflectance =[outputCell{calculatedRrsDLoc,8},outputCell{calculatedRrsDLoc,9}]
a_coeff=[.3255,-2.7677,2.4409,-1.1288,-.499]
log_10_chla= a_coeff(1)+a_coeff(2)*log10(calculatedRemoteSensingReflectance(1)/calculatedRemoteSensingReflectance(2))^1+a_coeff(3)*log10(calculatedRemoteSensingReflectance(1)/calculatedRemoteSensingReflectance(2))^2+a_coeff(4)*log10(calculatedRemoteSensingReflectance(1)/calculatedRemoteSensingReflectance(2))^3+a_coeff(5)*log10(calculatedRemoteSensingReflectance(1)/calculatedRemoteSensingReflectance(2))^4
chl_a_concentration_calculated = 10^(log_10_chla) %mg/m^3 or ug/L
outputCell{calculatedChlaDLoc,8} = chl_a_concentration_calculated;
%figure
%calculated from camera
calculatedRemoteSensingReflectance =[outputCell{calculatedRrsDLoc,10},outputCell{calculatedRrsDLoc,11}]
a_coeff=[.3255,-2.7677,2.4409,-1.1288,-.499]
log_10_chla= a_coeff(1)+a_coeff(2)*log10(calculatedRemoteSensingReflectance(1)/calculatedRemoteSensingReflectance(2))^1+a_coeff(3)*log10(calculatedRemoteSensingReflectance(1)/calculatedRemoteSensingReflectance(2))^2+a_coeff(4)*log10(calculatedRemoteSensingReflectance(1)/calculatedRemoteSensingReflectance(2))^3+a_coeff(5)*log10(calculatedRemoteSensingReflectance(1)/calculatedRemoteSensingReflectance(2))^4
chl_a_concentration_calculated = 10^(log_10_chla) %mg/m^3 or ug/L
outputCell{calculatedChlaDLoc,10} = chl_a_concentration_calculated;
%figure
%calculated from camera
calculatedRemoteSensingReflectance =[outputCell{calculatedRrsDLoc,12},outputCell{calculatedRrsDLoc,13}]
a_coeff=[.3255,-2.7677,2.4409,-1.1288,-.499]
log_10_chla= a_coeff(1)+a_coeff(2)*log10(calculatedRemoteSensingReflectance(1)/calculatedRemoteSensingReflectance(2))^1+a_coeff(3)*log10(calculatedRemoteSensingReflectance(1)/calculatedRemoteSensingReflectance(2))^2+a_coeff(4)*log10(calculatedRemoteSensingReflectance(1)/calculatedRemoteSensingReflectance(2))^3+a_coeff(5)*log10(calculatedRemoteSensingReflectance(1)/calculatedRemoteSensingReflectance(2))^4
chl_a_concentration_calculated = 10^(log_10_chla) %mg/m^3 or ug/L
outputCell{calculatedChlaDLoc,12} = chl_a_concentration_calculated;
figure


chlaOC4_including_path_and_binary=[outputCell{calculatedConcentration_Camera_OC4Loc,2},outputCell{calculatedConcentration_Camera_OC4Loc,4},outputCell{calculatedConcentration_Camera_OC4Loc,6},outputCell{calculatedConcentration_Camera_OC4Loc,8},outputCell{calculatedConcentration_Camera_OC4Loc,10},outputCell{calculatedConcentration_Camera_OC4Loc,12}]
chlaOC4_ed_and_Lu=[outputCell{calculatedConcentration_OC4Loc,2},outputCell{calculatedConcentration_OC4Loc,4},outputCell{calculatedConcentration_OC4Loc,6},outputCell{calculatedConcentration_OC4Loc,8},outputCell{calculatedConcentration_OC4Loc,10},outputCell{calculatedConcentration_OC4Loc,12}]
x=[.01,5,10,1,.1,.5]
errorBarSizeUp=[(outputCell{calculatedConcentration_Camera_OC4Loc,2}-outputCell{calculatedChlaSLoc,2}),(outputCell{calculatedConcentration_Camera_OC4Loc,4}-outputCell{calculatedChlaSLoc,4}),(outputCell{calculatedConcentration_Camera_OC4Loc,6}-outputCell{calculatedChlaSLoc,6}),(outputCell{calculatedConcentration_Camera_OC4Loc,8}-outputCell{calculatedChlaSLoc,8}),(outputCell{calculatedConcentration_Camera_OC4Loc,10}-outputCell{calculatedChlaSLoc,10}),(outputCell{calculatedConcentration_Camera_OC4Loc,12}-outputCell{calculatedChlaSLoc,12})]
errorBarSizeDown = [(outputCell{calculatedConcentration_Camera_OC4Loc,2}-outputCell{calculatedChlaDLoc,2}),(outputCell{calculatedConcentration_Camera_OC4Loc,4}-outputCell{calculatedChlaDLoc,4}),(outputCell{calculatedConcentration_Camera_OC4Loc,6}-outputCell{calculatedChlaDLoc,6}),(outputCell{calculatedConcentration_Camera_OC4Loc,8}-outputCell{calculatedChlaDLoc,8}),(outputCell{calculatedConcentration_Camera_OC4Loc,10}-outputCell{calculatedChlaDLoc,10}),(outputCell{calculatedConcentration_Camera_OC4Loc,12}-outputCell{calculatedChlaDLoc,12})]
HNew=scatter(x(2:6),chlaOC4_ed_and_Lu(2:6),36,'filled', 'LineWidth',15)
set(gca,'xscale','log')
set(gca,'yscale','log')
%keyboard %dbcont
hold on
%ENew=errorbar(x(2:6),chlaOC4_including_path_and_binary(2:6),errorBarSizeUp(2:6),errorBarSizeDown(2:6),'vertical','o')
%keyboard %dbcont
set(HNew,'SizeData', 100)
%set(ENew,'MarkerSize', 10,'MarkerFaceColor', [0 1 1], ...
%    'MarkerEdgeColor', [0 .5 0])
%errorbar_tick(ENew, 30);
%scatter(x,chlaOC4_including_shot_and_path_and_binary)
hold off
xlabel('Measured Concentration of Chl a (\mug/L)','FontSize', 24)
ylabel('Simulated Concentration of Chl a  (\mug/L)','FontSize', 24)
%title('Saturation of Full Well Capacity at 550 nm as a Function of Exposure Time')
%h_legend=legend('Without noise and environmental effects','With noise and environmental effects')
%set(h_legend,'FontSize',12);
%axis([-.1 12 -1 10])

title('OC4 Calculated Chl A Concentration: Ideal Case')%; 'with Noise and Environmental Factors'},'FontSize', 18)

%APE_Noise = (chlaOC4_including_path_and_binary-chlaOC4_ed_and_Lu)./chlaOC4_ed_and_Lu*100
%APE_Path = (chlaOC4_including_path_and_binary-chlaOC4_ed_and_Lu)./chlaOC4_ed_and_Lu*100
%APE_PSNU = (errorBarSizeUp)./chlaOC4_ed_and_Lu*100
%APE_PSNL = (errorBarSizeDown)./chlaOC4_ed_and_Lu*100
 set(gca,'fontsize',13) 
 
hline = refline([1 0]);
hline.Color = 'r';
%%
%capturedElectrons=[outputCell{4,2},outputCell{4,3}]
totalSignalAsBits = round(electronsPerPixel/electronsPerCount)
bitsToElectrons = round(totalSignalAsBits*electronsPerCount)
electronsToPhotons = bitsToElectrons/quantumEfficiency(1)
outputCell{countedPhotonLoc,matrixValue+1} = electronsToPhotons(matrixValue);
calculatedEnergyPerPixel= energyOfAPhoton*electronsToPhotons
calculatedPowerPerPixel = calculatedEnergyPerPixel/exposure
radianceFromPower = calculatedPowerPerPixel/(stationaryResolution/10000*transmissionCoefficient/100*opticalElementEfficiency*pi*diameterOfAperture^2/(4*altitude^2)*filterBandwidth)
calculatedRemoteSensingReflectance = [radianceFromPower(1)/downwellingIrradiance_30(1),radianceFromPower(2)/downwellingIrradiance_30(2)] %440/550

%%

a_coeff=[.3255,-2.7677,2.4409,-1.1288,-.499]
log_10_chla= a_coeff(1)+a_coeff(2)*log10(calculatedRemoteSensingReflectance(1)/calculatedRemoteSensingReflectance(2))^1+a_coeff(3)*log10(calculatedRemoteSensingReflectance(1)/calculatedRemoteSensingReflectance(2))^2+a_coeff(4)*log10(calculatedRemoteSensingReflectance(1)/calculatedRemoteSensingReflectance(2))^3+a_coeff(5)*log10(calculatedRemoteSensingReflectance(1)/calculatedRemoteSensingReflectance(2))^4
chl_a_concentration_calculated = 10^(log_10_chla) %mg/m^3 or ug/L
%calculate the chlorophyll concentration from the input radiances
%%
% plotting the errors
load('Errors saved as APE.mat')
x=[.01,5,10,1,.1,.5]
figure


x_reorder = x(:, [ 1 5 6 4 2 3])
HNew=scatter(x(2:6),APE_PSNU(2:6),36,'filled', 'LineWidth',15) %1 5 6 4 2 3 
hold on

HNew2=scatter(x(2:6),APE_PSNL(2:6),36,'filled', 'LineWidth',15)

%plot(x,APE_PSNL,'-x')
HNew3=scatter(x(2:6),APE_Path(2:6),36,'filled', 'LineWidth',15)

HNew4=scatter(x(2:6),APE_Noise(2:6),36,'filled', 'LineWidth',15)


plot(x_reorder(2:6),APE_PSNU(:,[  5 6 4 2 3]),'b','LineWidth',1.5)

plot(x_reorder(2:6),APE_PSNL(:,[  5 6 4 2 3]),'Color', [1 .3 0],'LineWidth',1.5)

plot(x_reorder(2:6),APE_Path(:,[  5 6 4 2 3]), 'Color', [.9 .7 0],'LineWidth',1.5)

plot(x_reorder(2:6),APE_Noise(:,[  5 6 4 2 3]), 'Color', [.5 0 0.9],'LineWidth',1.5)

%set(gca,'xscale','log')
%set(gca,'yscale','log')
%hold on
set(HNew,'SizeData', 150)
set(HNew2,'SizeData', 150)
set(HNew3,'SizeData', 150)
set(HNew4,'SizeData', 150)
%set(ENew,'MarkerSize', 10,'MarkerFaceColor', [0 1 1], ...
%    'MarkerEdgeColor', [0 .5 0])
hold off
xlabel('Measured Concentration of Chl a (\mug/L)','FontSize', 24)
ylabel('Percent Error from Ideal Case','FontSize', 24)
h_legend=legend('Photon shot noise (upper 95%)','Photon shot noise (lower 95%)','Atmospheric path radiance','Camera noise and quantization')
set(h_legend,'FontSize',11);
title({'Effects of Path Radiance and Camera Noise' ;'Sources on Calculated Chl Concentration'},'FontSize', 18)
set(gca,'xscale','log')
hline = refline([0 0]);
hline.Color = 'k';
 set(gca,'fontsize',13) 
